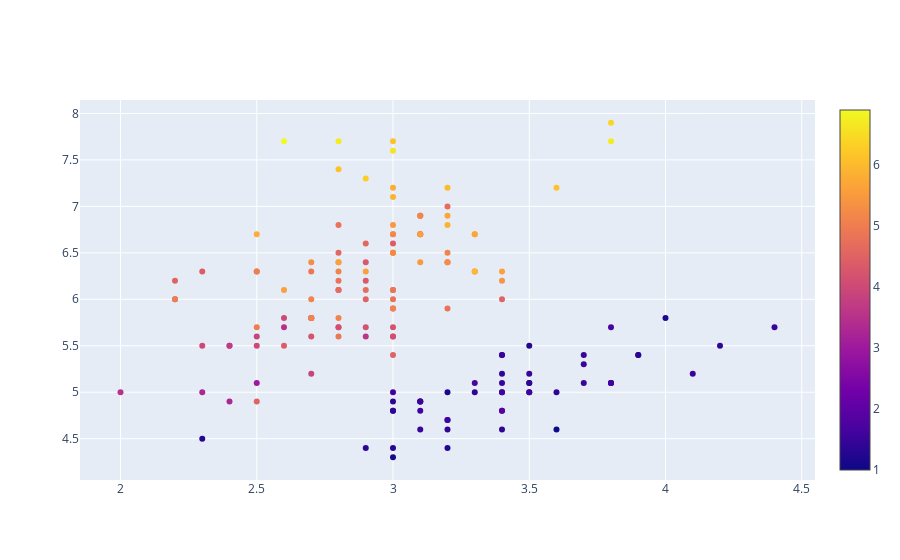

Here is the notebook cell this chart was saved with:
### Code cell
df = px.data.iris()
fig = go.Figure()

# go: same as before, but this time with go
# x-axis: sepal_width
# y-axis: sepal_length
# color: petal_length
fig.add_trace(
    go.Scatter(
        x=df["sepal_width"],
        y=df["sepal_length"],
        marker_color=df["petal_length"],
        mode="markers",
        marker=dict(showscale=True),
    )
)
fig.show()

### Figure 1 — Plotly figure (JSON) as saved in the notebook; plotly's stock layout.template omitted (floating-point values rounded to 4 significant figures; data arrays with more than 128 entries replaced by an {"elided": "..."} marker saying what was removed)
{"data": [{"marker": {"color": {"elided": "150 float values"}, "showscale": true}, "mode": "markers", "type": "scatter", "x": {"elided": "150 float values"}, "y": {"elided": "150 float values"}}], "layout": {}}
